Frame 1 (no input): blank canvas, image omitted
Frame 60 (the mouse pressed at the canvas centre just before this capture): blank canvas, image omitted
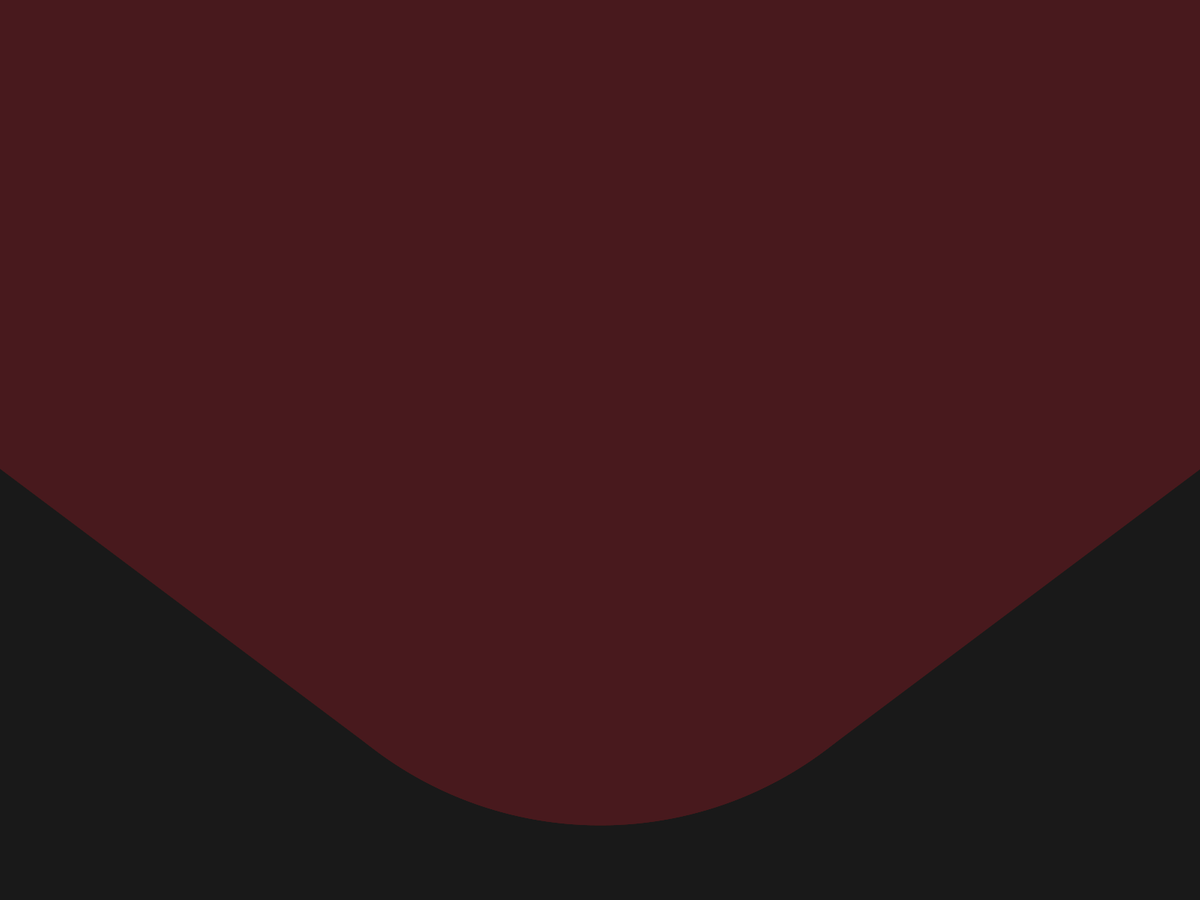
Frame 120 (the mouse held since frame 60 and released just before this capture)

The Processing sketch whose frames 1 and 60 were blank and that drew this single picture after the mouse press (run headless with seeded random() and noise(); from frame 60 on, the mouse is pressed at the canvas centre):

// Processing sketch: Drawing_08
// ── Drawing_08.pde

Colours colours = new Colours( #796BD8, #E52764, #1EB752 );

void setup()
{
  fullScreen();
}

void draw()
{ 
  fill( 0, 5 );
  noStroke();
  rect( 0, 0, width, height );

    
  if( mousePressed )
  {
    float distance = dist( pmouseX, pmouseY, mouseX, mouseY );
    strokeWeight( distance );
    
    //stroke( colours.randomColour() );
    stroke( colours.nextColour() );

    line( pmouseX, pmouseY, mouseX, mouseY );
    
    line( width-pmouseX, pmouseY, width-mouseX, mouseY );
  }
  
}
// ── Colours.pde

/*
 *  Helper class for storing colour palletes
 */

public class Colours
{
  private ArrayList<Integer> colours;
  private int colourIndex;
  
  
  //-------------------------------------------
  // Initialise as empty
  Colours()
  {
    colours     = new ArrayList<Integer>();
    colourIndex = 0;
  }
  
  
  //-------------------------------------------
  // Initialise with an arbitrary number of colours
  Colours( int... initialColours )
  {
    colours     = new ArrayList<Integer>();
    colourIndex = 0;
    
    for(int i=0; i<initialColours.length; ++i) 
      addColour(initialColours[i]);
  }
  
  //-------------------------------------------
  public void addColour( color c )
  {
    addColour( c, 1 );
  }
  
  
  //-------------------------------------------
  // Add multiple instances of one colour
  // useful when accessing via randomColour()
  public void addColour( color c, int count )
  {
    for( int i=0; i<count; i++ )
    {
      colours.add( c );
    }
  }
  
  
  //-------------------------------------------
  public void printColours()
  {
    print( colours );
  }
  
  
  //-------------------------------------------
  public color getColour()
  {
    return( (color)colours.get( colourIndex ) );
  }
  
  
  //-------------------------------------------
  public color nextColour()
  {
    colourIndex = (colourIndex+1)%colours.size();
    return( (color)colours.get( colourIndex ) );
  }
  
  
  //-------------------------------------------
  // Return a random item from our ArrayList
  // (could maybe be useful to also have a wrapper that generates a random 
  // colour rather than returning a random colour from our collection?)
  public color randomColour()
  {
    return( (color)colours.get( (int)random( colours.size() ) ) );
  }
  
}
